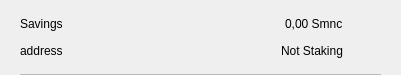
<?xml version="1.0" encoding="UTF-8"?>
<ui version="4.0">
 <class>CSRow</class>
 <widget class="QWidget" name="CSRow">
  <property name="geometry">
   <rect>
    <x>0</x>
    <y>0</y>
    <width>401</width>
    <height>75</height>
   </rect>
  </property>
  <property name="windowTitle">
   <string>Form</string>
  </property>
  <layout class="QVBoxLayout" name="verticalLayout">
   <property name="spacing">
    <number>0</number>
   </property>
   <property name="leftMargin">
    <number>20</number>
   </property>
   <property name="topMargin">
    <number>10</number>
   </property>
   <property name="rightMargin">
    <number>20</number>
   </property>
   <property name="bottomMargin">
    <number>0</number>
   </property>
   <item>
    <widget class="QWidget" name="info" native="true">
     <property name="minimumSize">
      <size>
       <width>0</width>
       <height>0</height>
      </size>
     </property>
     <layout class="QHBoxLayout" name="horizontalLayout_3">
      <property name="leftMargin">
       <number>0</number>
      </property>
      <property name="topMargin">
       <number>0</number>
      </property>
      <property name="rightMargin">
       <number>0</number>
      </property>
      <property name="bottomMargin">
       <number>10</number>
      </property>
      <item>
       <widget class="QWidget" name="container" native="true">
        <property name="minimumSize">
         <size>
          <width>0</width>
          <height>0</height>
         </size>
        </property>
        <layout class="QVBoxLayout" name="verticalLayout_2">
         <property name="spacing">
          <number>0</number>
         </property>
         <property name="leftMargin">
          <number>0</number>
         </property>
         <property name="topMargin">
          <number>0</number>
         </property>
         <property name="rightMargin">
          <number>0</number>
         </property>
         <property name="bottomMargin">
          <number>0</number>
         </property>
         <item>
          <layout class="QHBoxLayout" name="horizontalLayout">
           <item>
            <widget class="QLabel" name="labelName">
             <property name="text">
              <string>Savings</string>
             </property>
            </widget>
           </item>
           <item>
            <spacer name="horizontalSpacer">
             <property name="orientation">
              <enum>Qt::Horizontal</enum>
             </property>
             <property name="sizeHint" stdset="0">
              <size>
               <width>40</width>
               <height>20</height>
              </size>
             </property>
            </spacer>
           </item>
           <item>
            <widget class="QLabel" name="labelAmount">
             <property name="text">
              <string>0,00 Smnc</string>
             </property>
            </widget>
           </item>
          </layout>
         </item>
         <item>
          <layout class="QHBoxLayout" name="horizontalLayout_2">
           <item>
            <widget class="QLabel" name="labelAddress">
             <property name="text">
              <string>address</string>
             </property>
            </widget>
           </item>
           <item>
            <spacer name="horizontalSpacer_2">
             <property name="orientation">
              <enum>Qt::Horizontal</enum>
             </property>
             <property name="sizeHint" stdset="0">
              <size>
               <width>40</width>
               <height>20</height>
              </size>
             </property>
            </spacer>
           </item>
           <item>
            <widget class="QLabel" name="labelStaking">
             <property name="text">
              <string>Not Staking</string>
             </property>
            </widget>
           </item>
          </layout>
         </item>
        </layout>
       </widget>
      </item>
      <item alignment="Qt::AlignHCenter|Qt::AlignVCenter">
       <widget class="QPushButton" name="pushButtonMenu">
        <property name="minimumSize">
         <size>
          <width>24</width>
          <height>24</height>
         </size>
        </property>
        <property name="maximumSize">
         <size>
          <width>32</width>
          <height>32</height>
         </size>
        </property>
        <property name="focusPolicy">
         <enum>Qt::NoFocus</enum>
        </property>
        <property name="styleSheet">
         <string notr="true">border:none; background-color:transparent;</string>
        </property>
        <property name="text">
         <string/>
        </property>
        <property name="icon">
         <iconset>
          <normaloff>://ic-menu-hover</normaloff>://ic-menu-hover</iconset>
        </property>
        <property name="iconSize">
         <size>
          <width>24</width>
          <height>24</height>
         </size>
        </property>
       </widget>
      </item>
     </layout>
    </widget>
   </item>
   <item>
    <widget class="QLabel" name="lblDivisory">
     <property name="minimumSize">
      <size>
       <width>0</width>
       <height>1</height>
      </size>
     </property>
     <property name="maximumSize">
      <size>
       <width>16777215</width>
       <height>1</height>
      </size>
     </property>
     <property name="styleSheet">
      <string notr="true">background-color:#bababa;</string>
     </property>
     <property name="text">
      <string/>
     </property>
     <property name="alignment">
      <set>Qt::AlignBottom|Qt::AlignLeading|Qt::AlignLeft</set>
     </property>
    </widget>
   </item>
  </layout>
 </widget>
 <resources/>
 <connections/>
</ui>
